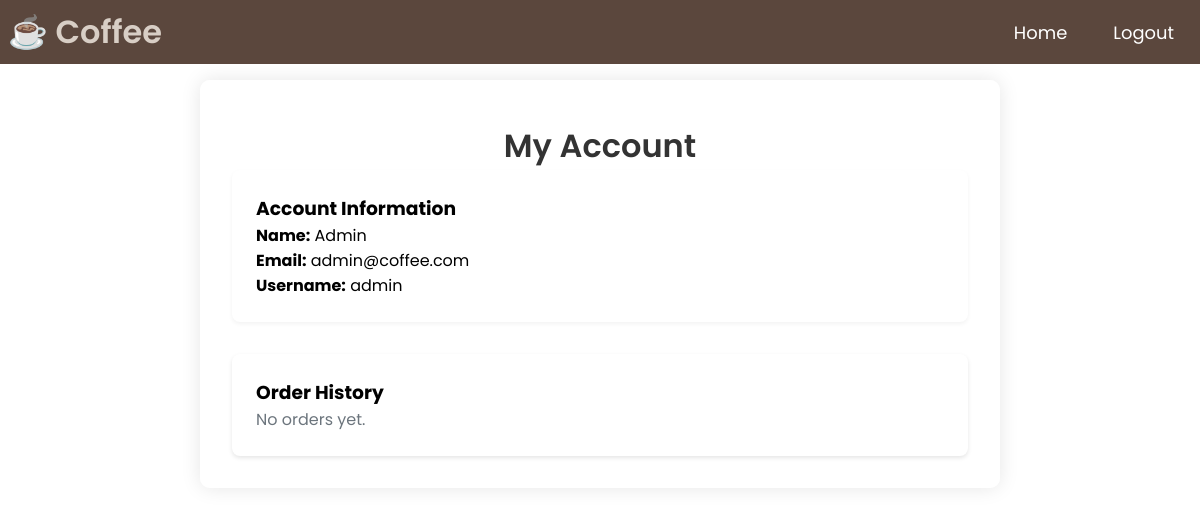
Page /account.php (signed in) on the earlier database version.
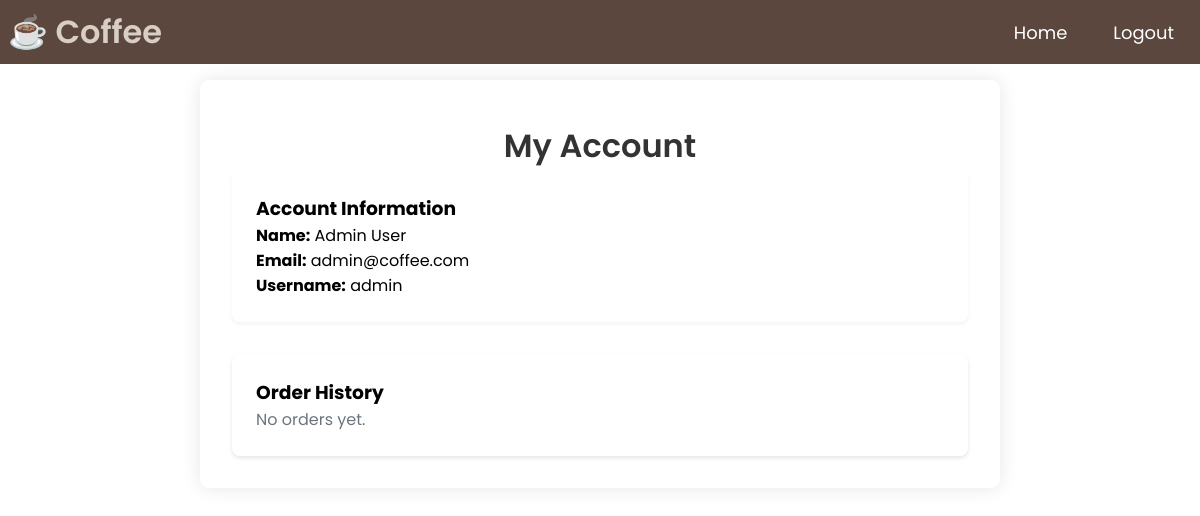
Same page on the later database version.
### tables this page shows
CREATE TABLE users (
    id INT PRIMARY KEY AUTO_INCREMENT,
    name VARCHAR(100) NOT NULL,
    email VARCHAR(100) UNIQUE NOT NULL,
    username VARCHAR(50) UNIQUE NOT NULL,   
    password VARCHAR(255) NOT NULL,
    is_admin BOOLEAN DEFAULT FALSE,
    created_at TIMESTAMP DEFAULT CURRENT_TIMESTAMP
);

### account.php (the view, shortened to what this page needs)
<?php
require_once 'config.php';
try {
    $stmt = $conn->prepare("SELECT * FROM users WHERE id = ?");
    $stmt->execute([$_SESSION['user_id']]);
    $user = $stmt->fetch();
    $stmt = $conn->prepare("
        SELECT
            o.id as order_id,
            o.quantity,
            o.status,
            o.created_at,
            m.name as item_name,
            m.price,
            m.image_path,
            c.name as category_name
        FROM orders o
        JOIN menu_items m ON o.menu_item_id = m.id
        JOIN categories c ON m.category_id = c.id
        WHERE o.user_id = ?
        ORDER BY o.created_at DESC
    ");
    $stmt->execute([$_SESSION['user_id']]);
    $orders = $stmt->fetchAll();
} catch(PDOException $e) {
    error_log("Database Error: " . $e->getMessage());
    error_log("SQL State: " . $e->getCode());
    $error = "An error occurred. Please try again later.";
}
?>
<!DOCTYPE html>
<html lang="en">
<head>
    <link rel="stylesheet" href="https://cdnjs.cloudflare.com/ajax/libs/font-awesome/6.6.0/css/all.min.css" />
    <link rel="stylesheet" href="style.css">
</head>
<body>
    <header>
        <nav class="navbar">
            <a href="index.php" class="nav-logo">
                <h2 class="logo-text">☕ Coffee</h2>
            </a>
            <ul class="nav-menu">
                <li class="nav-item">
                    <a href="index.php" class="nav-link">Home</a>
                </li>
                <li class="nav-item">
                    <a href="logout.php" class="nav-link">Logout</a>
                </li>
            </ul>
        </nav>
    </header>
    <div class="container">
        <div class="account-container">
            <h2 class="section-title text-center">My Account</h2>
            <?php if (isset($error)): ?>
                <div class="error"><?php echo $error; ?></div>
            <?php else: ?>
                <div class="user-info">
                    <h3 class="h5 mb-3">Account Information</h3>
                    <p class="mb-2"><strong>Name:</strong> <?php echo htmlspecialchars($user['name']); ?></p>
                    <p class="mb-2"><strong>Email:</strong> <?php echo htmlspecialchars($user['email']); ?></p>
                    <p class="mb-0"><strong>Username:</strong> <?php echo htmlspecialchars($user['username']); ?></p>
                </div>
                <div class="order-history">
                    <h3 class="h5 mb-3">Order History</h3>
                    <?php if (empty($orders)): ?>
                        <p class="text-muted">No orders yet.</p>
                    <?php endif; ?>
                </div>
            <?php endif; ?>
        </div>
    </div>
</body>
</html>

### style.css (style rules this page uses)
* { padding: 0; margin: 0; box-sizing: border-box; font-family: "Poppins", sans-serif; }
:root { --white-color: #0d0c0c; --dark-color: #4c4242; --primary-color: #ffffff; --secondary-color: #FFB87A; --light-pink-color: #FFF3E0; --medium-gray-color: #000000; --font-size-s: 0.9rem; --font-size-n: 1rem; --font-size-m: 1.12rem; --font-size-l: 1.5rem; --font-size-xl: 2rem; --font-size-xxl: 2.3rem; --font-weight-normal: 400; --font-weight-medium: 500; --font-weight-semibold: 600; --font-weight-bold: 700; --border-radius-s: 8px; --border-radius-m: 30px; --border-radius-circle: 50%; --site-max-width: 1300px; --navbar-height: 80px; }
html { scroll-behavior: smooth; }
ul { list-style: none; }
a { text-decoration: none; }
header { z-index: 1000; width: 100%; position: fixed; top: 0; left: 0; background: rgb(231, 176, 36); }
header .navbar { display: flex; padding: 8px; align-items: center; margin: 0 auto; justify-content: space-between; width: 100%; }
.navbar .nav-logo .logo-text { color: rgb(216, 206, 197); font-size: var(--font-size-xl); font-weight: var(--font-weight-semibold); }
.navbar .nav-menu { gap: 10px; display: flex; }
.navbar .nav-menu .nav-link { padding: 8px 18px; color: var(--primary-color); font-size: var(--font-size-m); border-radius: var(--border-radius-m); transition: all 0.3s ease; }
.navbar { position: fixed; top: 0; left: 0; width: 100%; background-color: rgba(74, 52, 40, 0.9); backdrop-filter: blur(20px); z-index: 1000; transition: background-color 0.3s ease; }
.account-container { max-width: var(--site-max-width); margin: 0 auto; padding: 40px 20px; }
.user-info { background: #fff; padding: 1.5rem; border-radius: 8px; margin-bottom: 2rem; box-shadow: 0 2px 4px rgba(0,0,0,0.1); }
.order-history { background: #fff; padding: 1.5rem; border-radius: 8px; box-shadow: 0 2px 4px rgba(0,0,0,0.1); }
.section-title.text-center { text-align: center; margin-top: 10px; color: #333; font-size: 2rem; font-weight: 600; }
.account-container { background: rgba(255, 255, 255, 0.9); padding: 2rem; border-radius: 10px; box-shadow: 0 0 20px rgba(0, 0, 0, 0.1); width: 100%; max-width: 800px; margin: 80px auto; }
.user-info { background: white; padding: 1.5rem; border-radius: 8px; margin-bottom: 2rem; box-shadow: 0 2px 4px rgba(0,0,0,0.05); }
.order-history { margin-top: 2rem; }
.text-muted { color: #6c757d; }

Differences in the rows shown:
changed users "admin@coffee.com": name "Admin" → "Admin User"
